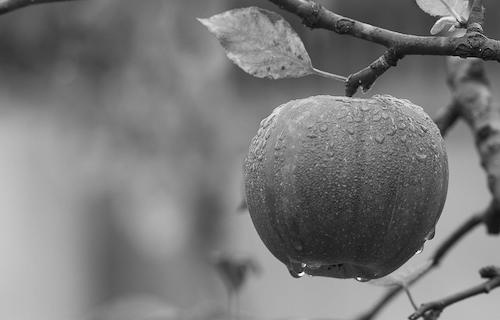
#> input picture Digital Image Proce3ssing lab/apple.jpg, 500 x 320 px
$ python q1.py
#> lines starting #> are read from the running program, lines starting #| are printed output that depends on the picture
import cv2

image = cv2.imread('apple.jpg')
#> image is the input picture: shape (320, 500, 3); min 0, max 255, mean 121.3
height, width, channels = image.shape
#> height = 320; width = 500; channels = 3

output = image.copy()

for y in range(height):
    for x in range(width):
        output[y][x] = image[height - y - 1][x]
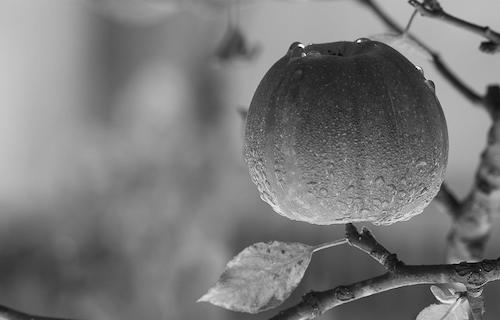
#> output: shape (320, 500, 3); min 0, max 255, mean 121.3

cv2.imshow('Original Image', image)
cv2.imshow('Output Image', output)

cv2.waitKey(0)
cv2.destroyAllWindows()
